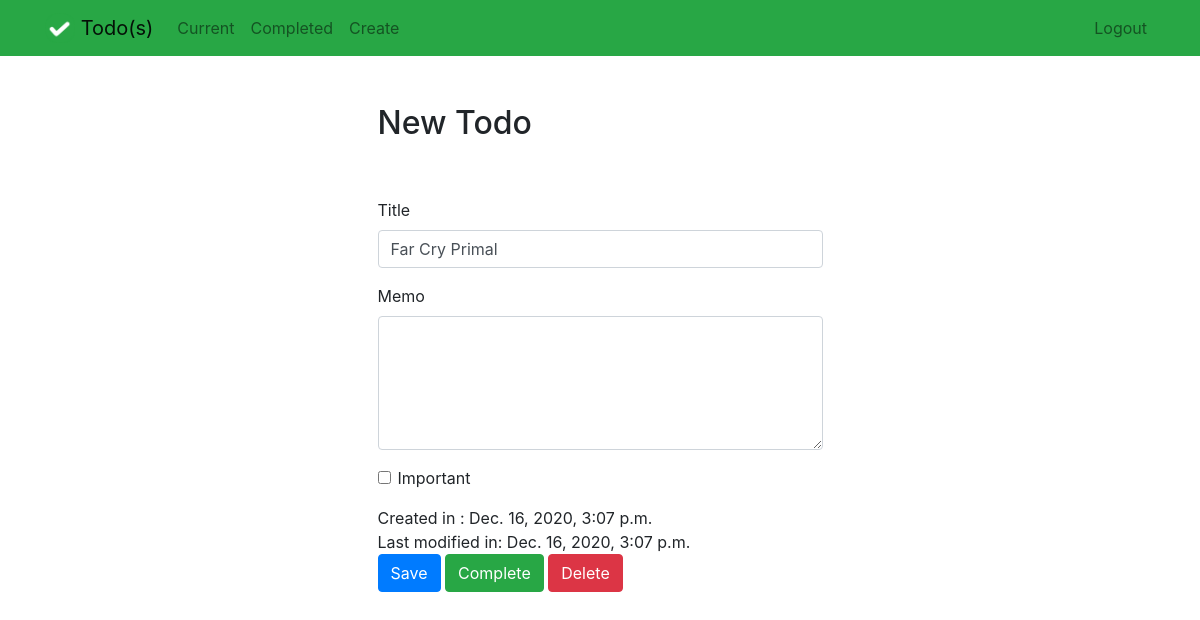
Screenshot of /todo/17 (signed in) with the database file from the repository.
### todo/models.py (models this page shows, shortened)
class Todo(models.Model):
    title = models.CharField(max_length=100)
    memo = models.TextField(blank=True)
    created = models.DateTimeField(auto_now_add=True)
    datecompleted = models.DateTimeField(null=True, blank=True)
    important = models.BooleanField(default=False)
    user = models.ForeignKey(User, on_delete=models.CASCADE)
    Last_Modified = models.DateTimeField(auto_now=True) # Update the Modification date.

### todo/views.py (the view, shortened to what this page needs)
# urls.py: path('todo/<int:todo_pk>', views.viewtodo, name='viewtodo'), # todo_pk means todo_PrimaryKey
@login_required
def viewtodo(request, todo_pk):
    todo = get_object_or_404(Todo, pk=todo_pk, user=request.user)
    if request.method == 'GET':
        form = TodoForm(instance=todo)
        return render(request, 'todo/viewtodo.html', {'todo': todo, 'form': form})

### todo/forms.py
class TodoForm(ModelForm):
    class Meta:
        model = Todo
        fields = ['title', 'memo', 'important']

### todo/templates/todo/viewtodo.html (shortened to what this page needs)
{% extends "todo/base.html" %}
{% block content %}
    <div class="row justify-content-center mt-5">
        <div class="col-md-5">
            <h2>New Todo</h2>
        </div>
    </div>
    <div class="row justify-content-center mt-5">
        <div class="col-md-5">
            <form method="POST">
                <div class="form-group">
                    <label for="title">Title</label>
                    <input type="text" name="title" class="form-control" id="title" value="{{ todo.title }}" required>
                </div>
                <div class="form-group">
                    <label for="memo">Memo</label>
                    <textarea name="memo" rows="5" class="form-control" id="memo" >{{ todo.memo }}</textarea>
                </div>
                <div class="form-group form-check">
                    <input type="checkbox" name="important" class="form-check-input" id="important" {% if todo.important %}checked{% endif %}>
                    <label class="form-check-label" for="important">Important</label>
                </div>
                <div class="vTimeField">
                    Created in : {{todo.created}}
                    <br>
                    Last modified in: {{todo.Last_Modified}}
                </div>
                <button type="submit" class="btn btn-primary">Save</button>
                <button type="button" class="btn btn-success" onclick="$('#complete').click()">Complete</button>
                <button type="button" class="btn btn-danger" onclick="$('#delete').click()">Delete</button>
            </form>
        </div>
    </div>
{% endblock %}

### rows the page displays
Todo: title "Far Cry Primal", created "Dec. 16, 2020, 3:07 p.m.", Last_Modified "Dec. 16, 2020, 3:07 p.m."
